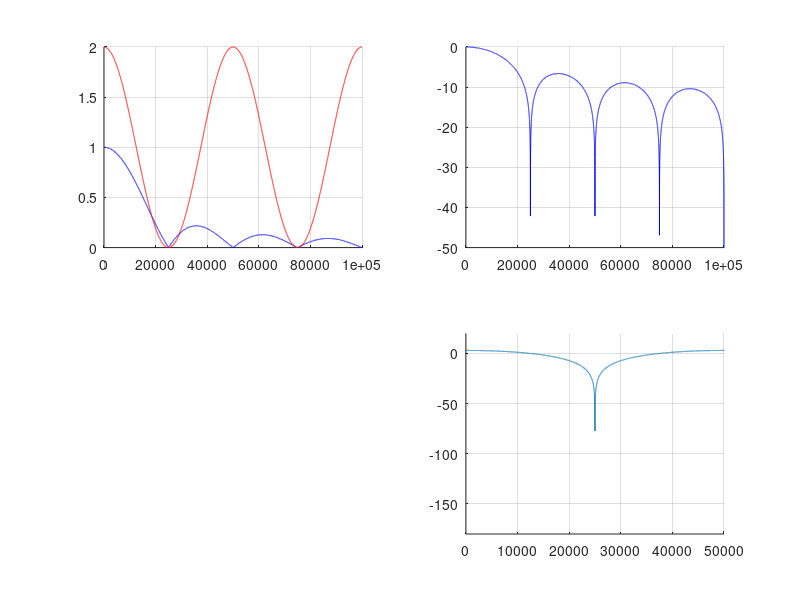

Write the MATLAB code that produced this figure.
% Kardinalsinus plots
%
delete(findall(0,'type','line'))    % Inhalte der letztem plots löschen, figure handle behalten

fa=25000;
Ta=1/fa;
N=2^14;
%T1=1e-3;
f=fa*linspace(0,4,N);

s1=sin(pi*Ta*f)./(pi*Ta*f);
s2=sin(pi*0.5*Ta*f)./(pi*0.5*Ta*f);
s12=2*cos((2*pi*f*Ta)/4).^2;
s3=sin(pi*f/250)./(pi*f/250);

p1kk=figure(101);
subplot(221);
hold on;
plot(f,abs(s1),'b');grid on;
plot(f,s12,'r');grid on;
%plot(f,0.5*abs(s2));grid on;
%line([100 100],[0 0.5],'Marker','.','LineStyle','-')
%line([0 2*fa],[0.38 0.38],'Marker','.','LineStyle','-')
%xlim([0 300]);

hold off;
subplot(222);
hold on;
plot(f,10*log10(abs(s1)),'b');grid on;
hold off;
ylim([-50 0]);

subplot(224);
hold on;
plot(f,10*log10(s12));grid on;
hold off;
ylim([-180 20]);
xlim([0 2*fa]);
